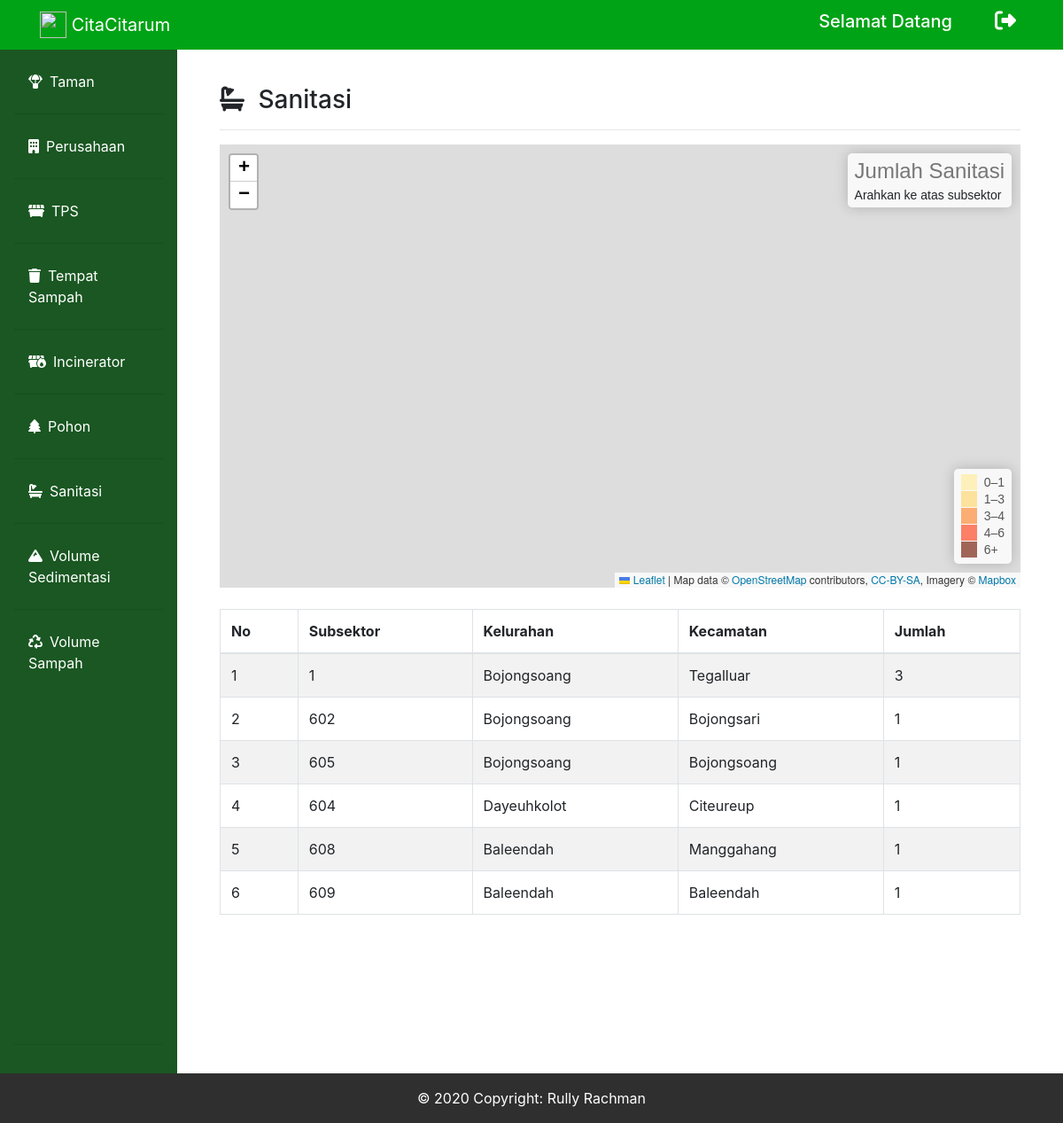
The page /dansektor_sanitasi.php on the database its author committed.
### tables this page shows
CREATE TABLE `sanitasi` (
  `id_sanitasi` int(50) NOT NULL,
  `id_subsektor` int(50) NOT NULL,
  `kecamatan` varchar(200) NOT NULL,
  `kelurahan` varchar(200) NOT NULL,
  `tahun` varchar(200) NOT NULL,
  `jumlah_sanitasi` varchar(200) NOT NULL
);

### dansektor_sanitasi.php (the view, shortened to what this page needs)
<?php
include("connect.php");
?>
<!doctype html>
<html lang="en">
  <head>
    <link rel="stylesheet" href="https://stackpath.bootstrapcdn.com/bootstrap/4.4.1/css/bootstrap.min.css">
    <link rel="stylesheet" href="https://unpkg.com/leaflet@1.6.0/dist/leaflet.css"crossorigin=""/>
    <link rel="stylesheet" href="fontawesome/css/all.min.css">
  </head>
  <body>
        <nav class="navbar navbar-expand-lg navbar-dark bg-gradient-primary fixed-top" style="background-color: #00A316" id="bar">
            <div class="container">
                <a href="dansektor_dashboard.php" class="navbar-brand" href="index.php">
                    <img src="img/logocitarum.png" width="30" height="30" class="d-inline-block align-top" alt="">  CitaCitarum</a>
                <div class="collapse navbar-collapse" id="navbarText">
                <span class="mr-5"><h5>Selamat Datang <?php echo $_SESSION["name"]?></h5></span>
                <div class="icon">
                    <h4>
                        <a href="dansubsektor_dashboard.php?logout='1'" class="text-decoration-none"><i class="fas fa-sign-out-alt mr-2" data-toggle="tooltip" title="Logout"></i></a>
                    </h4>
                </div>
        </nav>
        <div class="row no-gutters mt-5">
        <div class="col-md-2 pt-2 sidebar" style="background-color:#1A5722">
        <ul class="nav flex-column pl-3 pr-3 pb-3 p-1 pt-3" style="background-color: #1A5722">
            <li class="nav-item">
                <a class="nav-link text-white active" href="dansektor_laporansektor.php"><i class="fas fa-parachute-box mr-2"></i>Taman</a><hr>
            </li>
            <li class="nav-item">
                <a class="nav-link text-white" href="dansektor_perusahaan.php"><i class="fas fa-building mr-2"></i>Perusahaan</a><hr>
            </li>
            <li class="nav-item">
                <a class="nav-link text-white" href="dansektor_tps.php" ><i class="fas fa-dumpster mr-2"></i>TPS</a><hr>
            </li>
            <li class="nav-item">
                <a class="nav-link text-white" href="dansektor_tempatsampah.php"><i class="fas fa-trash mr-2"></i>Tempat Sampah</a><hr>
            </li>
            <li class="nav-item">
                <a class="nav-link text-white" href="dansektor_Incinerator.php"><i class="fas fa-dumpster-fire mr-2"></i>Incinerator</a><hr>
            </li>
            <li class="nav-item">
                <a class="nav-link text-white" href="dansektor_pohon.php"><i class="fas fa-tree mr-2"></i>Pohon</a><hr>
            </li>
            <li class="nav-item">
                <a class="nav-link text-white" href="dansektor_sanitasi.php"><i class="fas fa-bath mr-2"></i>Sanitasi</a><hr>
            </li>
            <li class="nav-item">
                <a class="nav-link text-white" href="dansektor_sedimentasi.php"><i class="fas fa-mountain mr-2"></i>Volume Sedimentasi</a><hr>
            </li>
            <li class="nav-item">
                <a class="nav-link text-white" href="dansektor_sampah.php" style="margin-bottom: 410px;"><i class="fas fa-recycle mr-2"></i>Volume Sampah</a><hr>
            </li>
        </ul>
        </div>
        <div class="col-md-10 p-5">
            <h3><i class="fas fa-bath mr-2"></i> Sanitasi</h3>
            <hr>
            <div id="mapid"></div>
            <br>
            <table class="table table-striped table-bordered">
            <thead>
                <tr>
                <th scope="col">No</th>
                <th scope="col">Subsektor</th>
                <th scope="col">Kelurahan</th>
                <th scope="col">Kecamatan</th>
                <th scope="col">Jumlah</th>
                </tr>
            </thead>
            <tbody>
            <?php
                $query = "SELECT * FROM sanitasi ORDER BY id_sanitasi ASC";
                $sql = mysqli_query($conn, $query);
                $no = 1;
                while($row = mysqli_fetch_array($sql)){
                echo "
                    <tr>
                    <td>$no</td>
                    <td>$row[id_subsektor]</td>
                    <td>$row[kecamatan]</td>
                    <td>$row[kelurahan]</td>
                    <td>$row[jumlah_sanitasi]</td>
                    </tr>";
                    $no++;
                }
            ?>
            </tbody>
            </table>
        </div>
    </div>
        <footer>
            <div class="footer-copyright text-center py-3">© 2020 Copyright: Rully Rachman
            </div>
        </footer>
  </body>
</html>

### dansektor_sanitasi.php (style rules this page uses)
.navbar { color: white; }
.icon a { color: white; text-decoration: none; }
.footer-copyright { background-color: #2f2f2f; color: white; }
#mapid { height: 500px; }

### rows shown on the page
sanitasi: id_subsektor "1", kecamatan "Bojongsoang", kelurahan "Tegalluar", jumlah_sanitasi "3"
sanitasi: id_subsektor "602", kecamatan "Bojongsoang", kelurahan "Bojongsari", jumlah_sanitasi "1"
sanitasi: id_subsektor "605", kecamatan "Bojongsoang", kelurahan "Bojongsoang", jumlah_sanitasi "1"
sanitasi: id_subsektor "604", kecamatan "Dayeuhkolot", kelurahan "Citeureup", jumlah_sanitasi "1"
sanitasi: id_subsektor "608", kecamatan "Baleendah", kelurahan "Manggahang", jumlah_sanitasi "1"
sanitasi: id_subsektor "609", kecamatan "Baleendah", kelurahan "Baleendah", jumlah_sanitasi "1"
